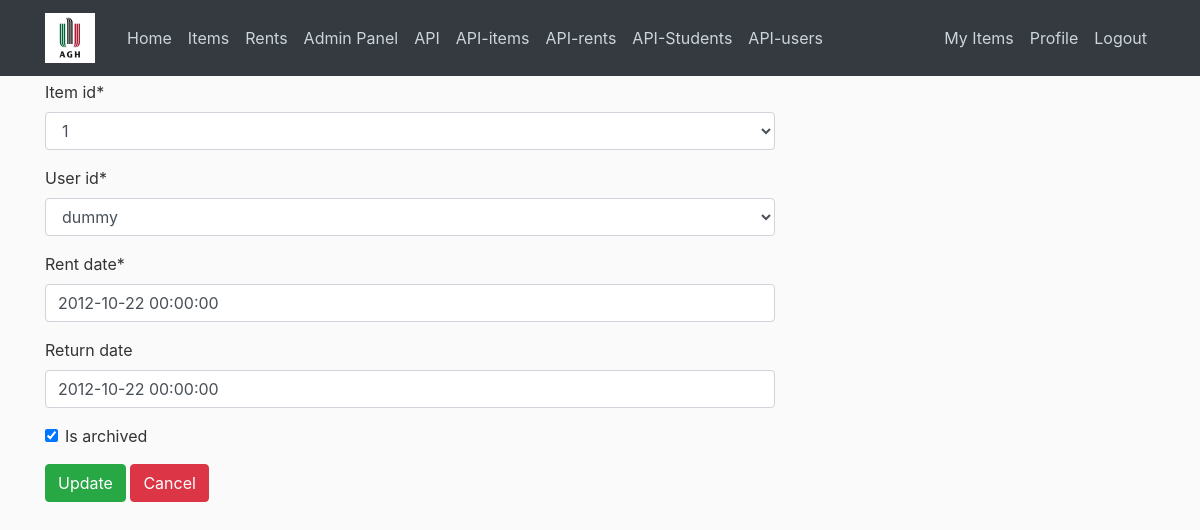
The app's page /rents/2/update/ (signed in) with its own data.
### items/models.py (models this page shows, shortened)
class ItemRent(models.Model):
    item_id = models.ForeignKey(Item, on_delete=models.CASCADE)
    user_id = models.ForeignKey(settings.AUTH_USER_MODEL, on_delete=models.CASCADE)
    rent_date = models.DateTimeField(name='rent_date')
    return_date = models.DateTimeField(name='return_date', null=True, blank=True)
    is_archived = models.BooleanField(default=False)

### items/views.py (the view, shortened to what this page needs)
# urls.py: path('rents/<int:pk>/update/', items_views.ItemRentUpdateView.as_view(), name='rents-update'),
class ItemRentUpdateView(PermissionRequiredMixin, LoginRequiredMixin, generic.UpdateView):
    model = ItemRent
    fields = '__all__'
    template_name = 'items/rents-update.html'
    permission_required = 'items.change_itemrent'
    def get_object(self):
        object = ItemRent.objects.filter(pk=self.kwargs['pk']).first()
        return object

### items/models.py (called while the page is built)
    def __str__(self):
        return f'{self.pk}'

### items/templatetags/usertags.py (called while the page is built)
@register.filter(name='has_group')
def has_group(user, group_name):
    group = Group.objects.get(name=group_name)
    return True if group in user.groups.all() else False

### items/templates/items/rents-update.html (shortened to what this page needs)
{% extends 'items/base.html' %}
{% load crispy_forms_tags %}
{% block content %}
<form method="post">
    {{ form|crispy }}
    <p>
        <input class="btn btn-success" type="submit" value="Update">
        <input class="btn btn-danger" type="button" onclick="history.back()" value="Cancel">
    </p>
</form>
{% endblock content %}

### items/static/items/style.css (style rules this page uses)
body { background: #fafafa; color: #333333; margin-top: 5rem; }

### records on screen
ItemRent: item_id "1", user_id "dummy", rent_date "2012-10-22 00:00:00", return_date "2012-10-22 00:00:00", is_archived "☑"
